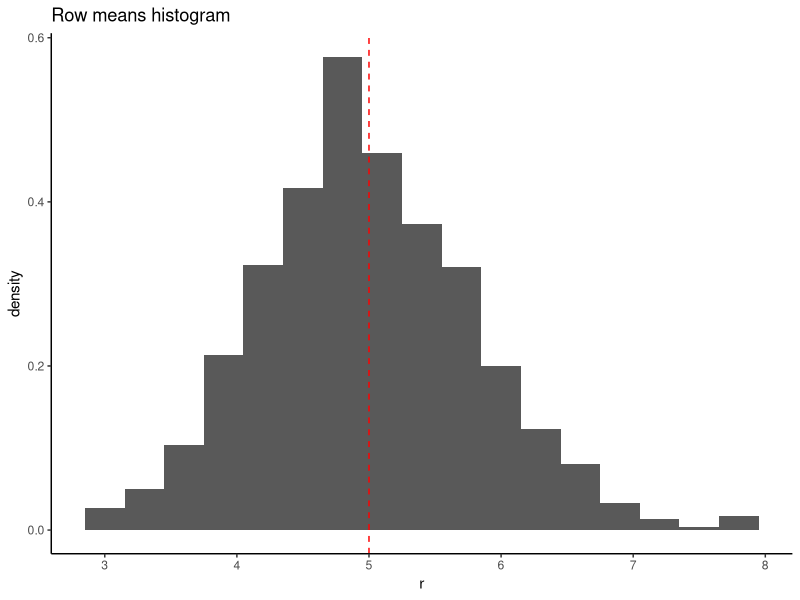
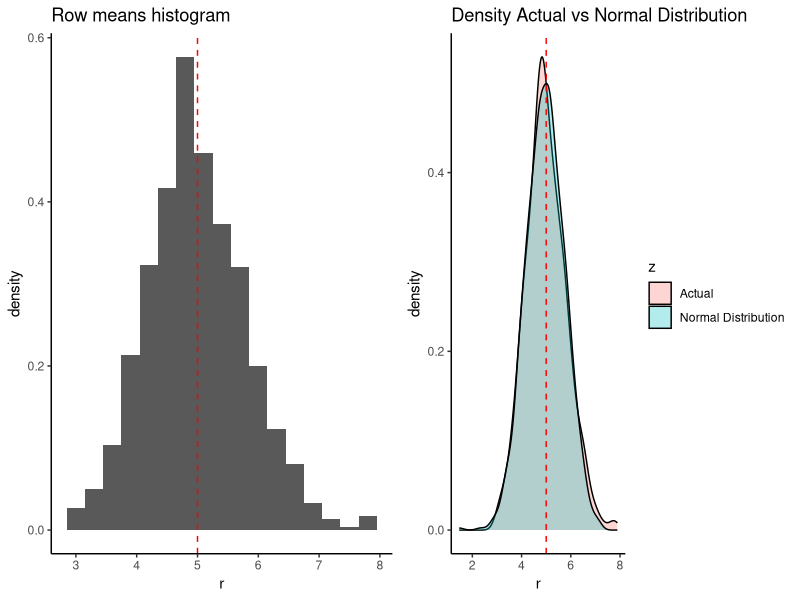

Write R code to recreate these figures, in order.
## ---- chunk 1
library(ggplot2)
library(gridExtra)
set.seed(0)
noSim <- 1e3
lambda <- 0.2
#create a simulation of exponential distribution in a 1000x40 matrix
sim <- matrix(rexp(noSim*40, rate=lambda), noSim, 40)
## ---- chunk 2
#generate data set for means of the rows
data_est <- data.frame(r = rowMeans(sim),
                       z = as.factor("Actual"))

#show to histogram
ghist <- ggplot(data_est,aes(x=r)) +
  geom_histogram(binwidth = .3, aes(y=..density..)) +
  theme_classic() +
  ggtitle(label = "Row means histogram") +
  geom_vline(xintercept = 5, color = "red", linetype = "dashed")  
print(ghist)
## ---- chunk 3
#data set for theoretical normal distribution
data_th <- data.frame(
  r = rnorm(noSim,mean=1/lambda,sd=1/lambda/sqrt(40)),
  z = as.factor("Normal Distribution")
  )

#create one big data set
data_src <- rbind(data_est,data_th)

#Plot side by side
gplot_density <- ggplot(data_src, aes(x=r,fill=z)) + 
  geom_density(alpha=.3) +
  theme_classic() +
  ggtitle(label = "Density Actual vs Normal Distribution") +
  geom_vline(xintercept = 5, color = "red", linetype = "dashed")  
grid.arrange(ghist, gplot_density, nrow = 1)
